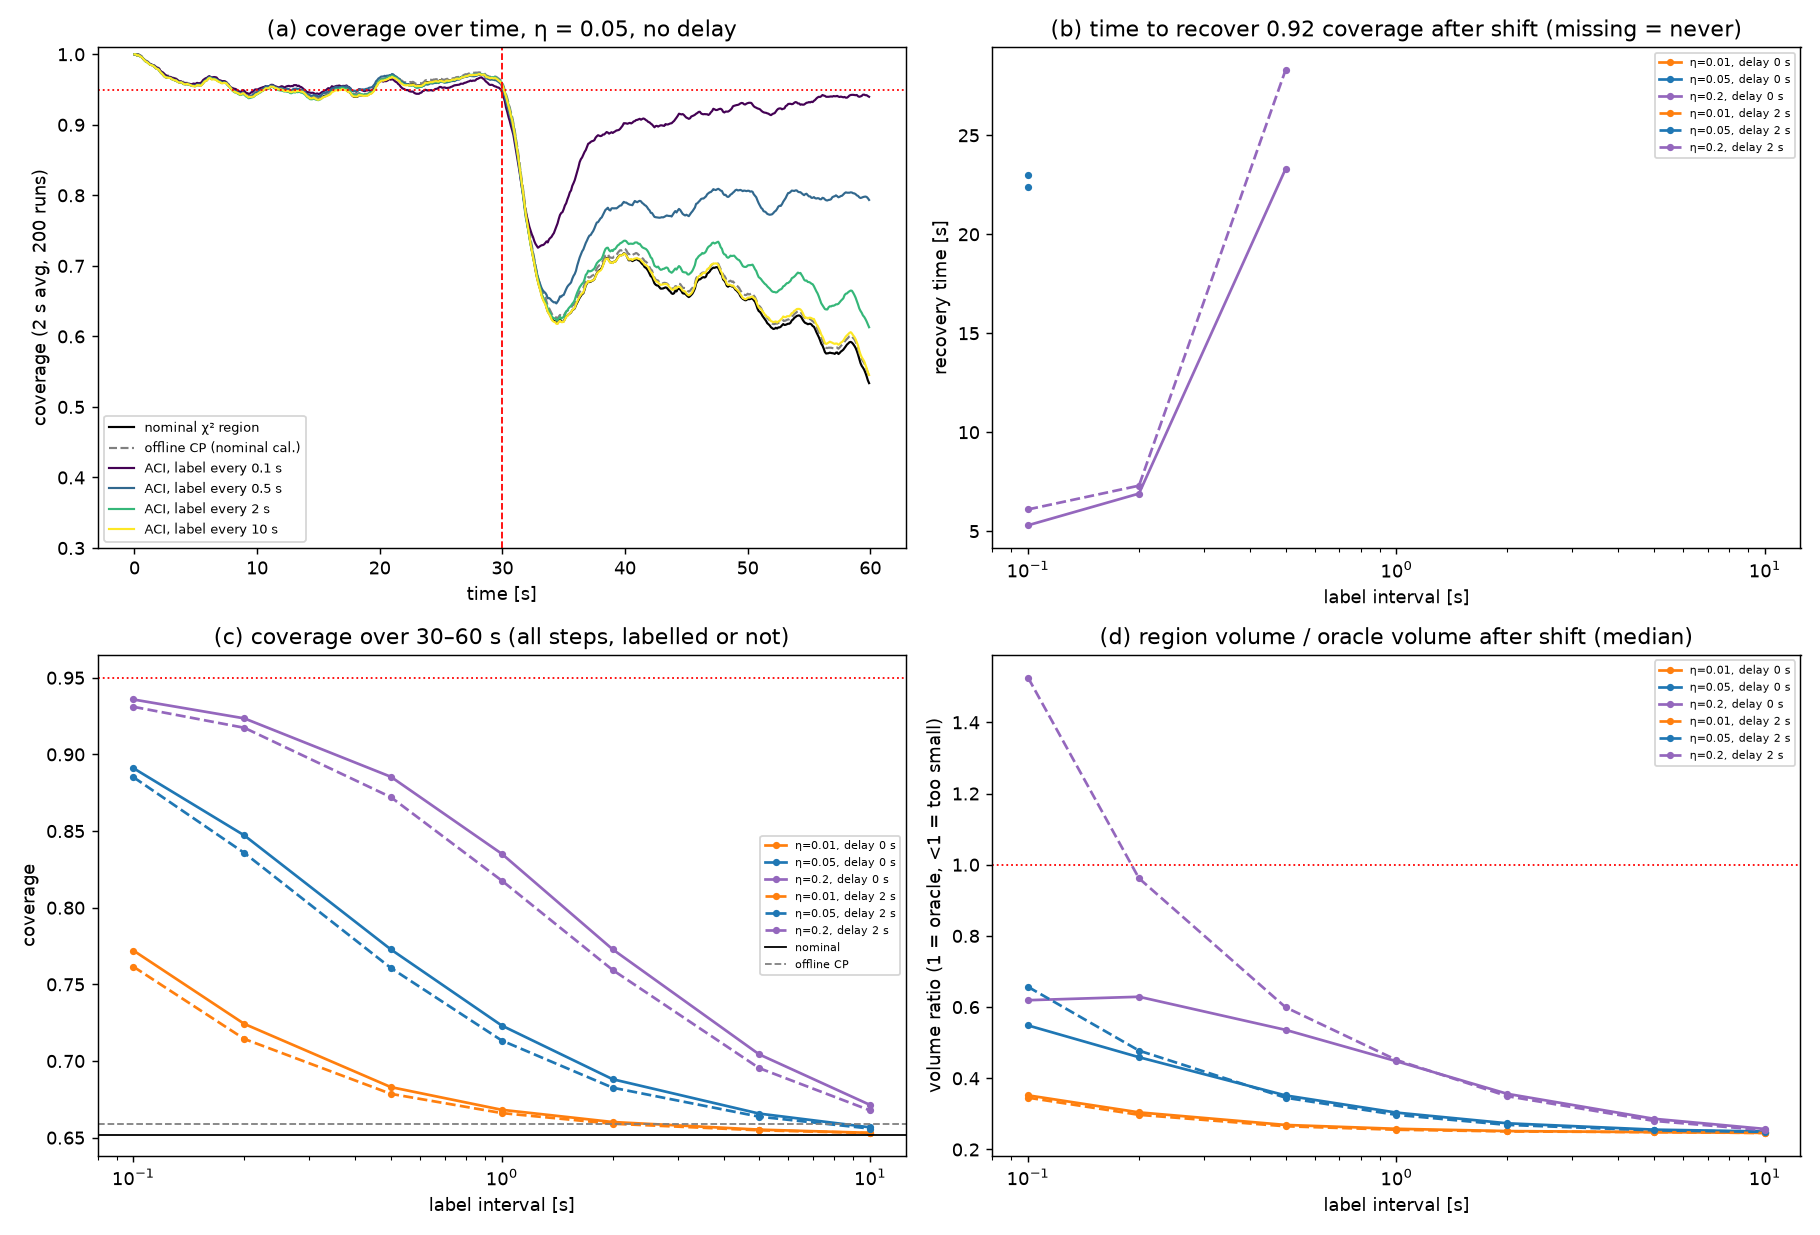

The Python source for this figure:
"""Experiment 5 (method v1): online conformal calibration with sparse, delayed labels.

The EKF's pose region at step t is the ellipsoid
    C_t = { x : (x - mu_t)^T P_t^-1 (x - mu_t) <= tau_t }          (heading wrapped)
whose score s_t = NEES_t is the Mahalanobis nonconformity score (the same score
as the "cgkf" variant of Weisman et al., arXiv 2609.27506).

Calibrators for tau_t
  nominal     tau = chi2_3(0.95), the filter's own claim
  offline CP  tau = empirical 95% quantile of scores pooled over separate
              nominal (no-shift) calibration runs; exchangeable split CP,
              approximating Weisman et al. 2026
  ACI (ours)  online quantile tracking on log tau (Gibbs & Candes 2021;
              Angelopoulos, Candes & Tibshirani 2023):
                  when the label for step k arrives (at step k + D):
                  log tau <- log tau + eta * (1{s_k > tau_k} - alpha)
              where tau_k is the threshold that was in force at step k.
              Labels (true poses) exist only every L steps, delivered D steps late.

Guarantee (quantile tracking, holds for ANY score sequence): over the n labelled
steps, |miscoverage - alpha| <= (|log tau_max - log tau_0| + eta) / (eta * n).
It says nothing about the unlabelled steps; measuring that gap is the point here.

The filter does not depend on the calibrator, so the EKF is simulated once and
all (L, D, eta) configurations are replayed on the stored score sequences.

Run:    uv run python 05_aci_sparse_labels.py    (~2 min on 4 cores)
Output: 05_aci_sparse_labels.png, 05_aci_sparse_labels.json, cache/05_scores.npz
"""

import itertools
import json
import os
from multiprocessing import Pool

import matplotlib.pyplot as plt
import numpy as np
from scipy.stats import chi2

from sim_core import (DT, SEED, SHIFT_STEP, STATE_DIM, STEPS, control, ekf_predict,
                      ekf_update, nees, simulate_step)

ALPHA = 0.05
M_TEST = 200                 # shifted test runs
M_CAL = 100                  # nominal calibration runs for offline CP (disjoint seeds)
CAL_SEED_OFFSET = 10_000
LABEL_INTERVALS = [1, 2, 5, 10, 20, 50, 100]   # a true pose every L steps (L*0.1 s)
DELAYS = [0, 20]                               # label latency [steps]
ETAS = [0.01, 0.05, 0.2]                       # ACI step size on log tau
RECOVERY_LEVEL = 0.92        # coverage level counted as "recovered"
SMOOTH = 20                  # 2 s moving average for coverage curves
CACHE = os.path.join("cache", "05_scores.npz")


# ------------------------------ simulation -----------------------------------
def ekf_scores(args):
    seed, shift = args
    rng = np.random.default_rng(seed)
    truth = np.zeros(3)
    mu, S = truth.copy(), np.eye(3) * 0.01
    s = np.zeros(STEPS)
    for t in range(STEPS):
        u = control(t)
        truth, zs = simulate_step(truth, t, shift, rng)
        mu, S = ekf_predict(mu, S, u)
        for z, lm in zs:
            mu, S, _ = ekf_update(mu, S, z, lm)
        s[t] = nees(mu, S, truth)
    return s


def load_scores():
    if os.path.exists(CACHE):
        d = np.load(CACHE)
        if d["test"].shape[0] == M_TEST and d["cal"].shape[0] == M_CAL:
            return d["test"], d["cal"]
    jobs = [(SEED + i, True) for i in range(M_TEST)] + \
           [(SEED + CAL_SEED_OFFSET + i, False) for i in range(M_CAL)]
    with Pool(4) as pool:
        out = np.array(pool.map(ekf_scores, jobs, chunksize=10))
    test, cal = out[:M_TEST], out[M_TEST:]
    os.makedirs("cache", exist_ok=True)
    np.savez_compressed(CACHE, test=test, cal=cal)
    return test, cal


# ------------------------------ calibrators ----------------------------------
def aci(scores, L, D, eta, tau0):
    """Online quantile tracking with labels every L steps, delayed by D steps.
    Returns tau_t (M, T) used at each step, and a mask of labelled steps."""
    M, T = scores.shape
    log_tau = np.full(M, np.log(tau0))
    used = np.zeros((M, T))
    labelled = np.zeros(T, dtype=bool)
    labelled[::L] = True
    for t in range(T):
        used[:, t] = log_tau                            # region reported at step t ...
        k = t - D
        if k >= 0 and labelled[k]:                      # ... then the label for step k arrives
            err = scores[:, k] > np.exp(used[:, k])     # (k == t when D == 0: no look-ahead)
            log_tau += eta * (err - ALPHA)
    return np.exp(used), labelled


def smooth(x, w=SMOOTH):
    """Trailing (causal) moving average; no mixing across the shift or edge effects."""
    c = np.cumsum(np.insert(x, 0, 0.0))
    out = np.empty_like(x, dtype=float)
    for t in range(len(x)):
        lo = max(0, t - w + 1)
        out[t] = (c[t + 1] - c[lo]) / (t + 1 - lo)
    return out


def recovery_time(sm):
    """Seconds after the shift until the trailing coverage is >= RECOVERY_LEVEL
    and stays there for the rest of the run. 0 if it never drops below; None if never recovers."""
    post = sm[SHIFT_STEP:]
    below = np.where(post < RECOVERY_LEVEL)[0]
    if below.size == 0:
        return 0.0
    if below[-1] == post.size - 1:
        return None
    return float((below[-1] + 1) * DT)


def metrics(scores, tau, oracle, labelled=None):
    cov = scores <= tau                                  # (M, T)
    curve = cov.mean(axis=0)
    out = {
        "cov_pre": float(cov[:, SMOOTH:SHIFT_STEP].mean()),
        "cov_post": float(cov[:, SHIFT_STEP:].mean()),
        "cov_late": float(cov[:, SHIFT_STEP + 150:].mean()),     # 45-60 s
        "recovery_s": recovery_time(smooth(curve)),
        # Region volume relative to the per-step oracle threshold (same P):
        "vol_ratio_post_median": float(np.median((tau[:, SHIFT_STEP:] / oracle[SHIFT_STEP:]) ** 1.5)),
    }
    if labelled is not None:
        out["miscov_on_labelled"] = float(1 - cov[:, labelled].mean())
        out["miscov_all_steps"] = float(1 - cov.mean())
    return out, curve


# ---------------------------------- main -------------------------------------
def main():
    test, cal = load_scores()
    print(f"scores: test {test.shape}, cal {cal.shape}")
    tau_nom = chi2.ppf(1 - ALPHA, STATE_DIM)
    tau_off = float(np.quantile(cal[:, SMOOTH:], 1 - ALPHA))       # skip filter warm-up
    oracle = np.quantile(test, 1 - ALPHA, axis=0)                  # unattainable reference
    M = test.shape[0]

    results, curves = {}, {}
    results["nominal"], curves["nominal"] = metrics(test, np.full_like(test, tau_nom), oracle)
    results["offline_CP"], curves["offline_CP"] = metrics(test, np.full_like(test, tau_off), oracle)
    for L, D, eta in itertools.product(LABEL_INTERVALS, DELAYS, ETAS):
        tau, lab = aci(test, L, D, eta, tau_nom)
        key = f"ACI L={L} D={D} eta={eta}"
        results[key], curves[key] = metrics(test, tau, oracle, lab)
    summary = {"tau_nominal": tau_nom, "tau_offline_CP": tau_off,
               "oracle_tau_post_median": float(np.median(oracle[SHIFT_STEP:])),
               "M_test": M, "M_cal": M_CAL, "alpha": ALPHA, "results": results}
    with open("05_aci_sparse_labels.json", "w") as fh:
        json.dump(summary, fh, indent=1)

    # ---------------------------------- plots ----------------------------------
    tt = np.arange(STEPS) * DT
    fig, ax = plt.subplots(2, 2, figsize=(14, 9.5))
    a = ax[0, 0]
    a.plot(tt, smooth(curves["nominal"]), "k", lw=1.2, label="nominal χ² region")
    a.plot(tt, smooth(curves["offline_CP"]), color="gray", lw=1.2, ls="--", label="offline CP (nominal cal.)")
    cm = plt.cm.viridis
    for i, L in enumerate([1, 5, 20, 100]):
        a.plot(tt, smooth(curves[f"ACI L={L} D=0 eta=0.05"]), color=cm(i / 3), lw=1.2,
               label=f"ACI, label every {L * DT:g} s")
    a.axhline(1 - ALPHA, color="r", ls=":", lw=1)
    a.axvline(SHIFT_STEP * DT, color="r", ls="--", lw=1)
    a.set_ylim(0.3, 1.01); a.set_xlabel("time [s]"); a.set_ylabel("coverage (2 s avg, 200 runs)")
    a.set_title("(a) coverage over time, η = 0.05, no delay")
    a.legend(fontsize=7, loc="lower left")

    xs = np.array(LABEL_INTERVALS) * DT
    styles = {0: "-", 20: "--"}
    ecol = {0.01: "tab:orange", 0.05: "tab:blue", 0.2: "tab:purple"}
    for (D, eta) in itertools.product(DELAYS, ETAS):
        rows = [results[f"ACI L={L} D={D} eta={eta}"] for L in LABEL_INTERVALS]
        lab = f"η={eta}, delay {D * DT:g} s"
        rec = [r["recovery_s"] if r["recovery_s"] is not None else np.nan for r in rows]
        ax[0, 1].plot(xs, rec, styles[D], color=ecol[eta], marker="o", ms=3, label=lab)
        ax[1, 0].plot(xs, [r["cov_post"] for r in rows], styles[D], color=ecol[eta], marker="o", ms=3, label=lab)
        ax[1, 1].plot(xs, [r["vol_ratio_post_median"] for r in rows], styles[D], color=ecol[eta],
                      marker="o", ms=3, label=lab)
    ax[0, 1].set_title(f"(b) time to recover {RECOVERY_LEVEL:.2f} coverage after shift (missing = never)")
    ax[0, 1].set_ylabel("recovery time [s]")
    ax[1, 0].axhline(1 - ALPHA, color="r", ls=":", lw=1)
    ax[1, 0].axhline(results["nominal"]["cov_post"], color="k", lw=1, label="nominal")
    ax[1, 0].axhline(results["offline_CP"]["cov_post"], color="gray", ls="--", lw=1, label="offline CP")
    ax[1, 0].set_title("(c) coverage over 30–60 s (all steps, labelled or not)")
    ax[1, 0].set_ylabel("coverage")
    ax[1, 1].axhline(1, color="r", ls=":", lw=1)
    ax[1, 1].set_title("(d) region volume / oracle volume after shift (median)")
    ax[1, 1].set_ylabel("volume ratio (1 = oracle, <1 = too small)")
    for a in (ax[0, 1], ax[1, 0], ax[1, 1]):
        a.set_xscale("log"); a.set_xlabel("label interval [s]"); a.legend(fontsize=6)
        a.set_xlim(xs[0] * 0.8, xs[-1] * 1.25)
    fig.tight_layout()
    fig.savefig("05_aci_sparse_labels.png", dpi=130)

    print(f"tau nominal {tau_nom:.2f} | offline CP {tau_off:.2f} | "
          f"oracle median after shift {summary['oracle_tau_post_median']:.2f}")
    hdr = f"{'method':<28}{'cov_pre':>8}{'cov_post':>9}{'cov_late':>9}{'recov_s':>8}{'vol/orc':>8}{'mis_lab':>8}{'mis_all':>8}"
    print(hdr)
    for k, r in results.items():
        if k.startswith("ACI") and "eta=0.05" not in k:
            continue
        rs = f"{r['recovery_s']:.1f}" if r["recovery_s"] is not None else "never"
        print(f"{k:<28}{r['cov_pre']:>8.3f}{r['cov_post']:>9.3f}{r['cov_late']:>9.3f}{rs:>8}"
              f"{r['vol_ratio_post_median']:>8.2f}{r.get('miscov_on_labelled', np.nan):>8.3f}"
              f"{r.get('miscov_all_steps', np.nan):>8.3f}")


if __name__ == "__main__":
    main()
